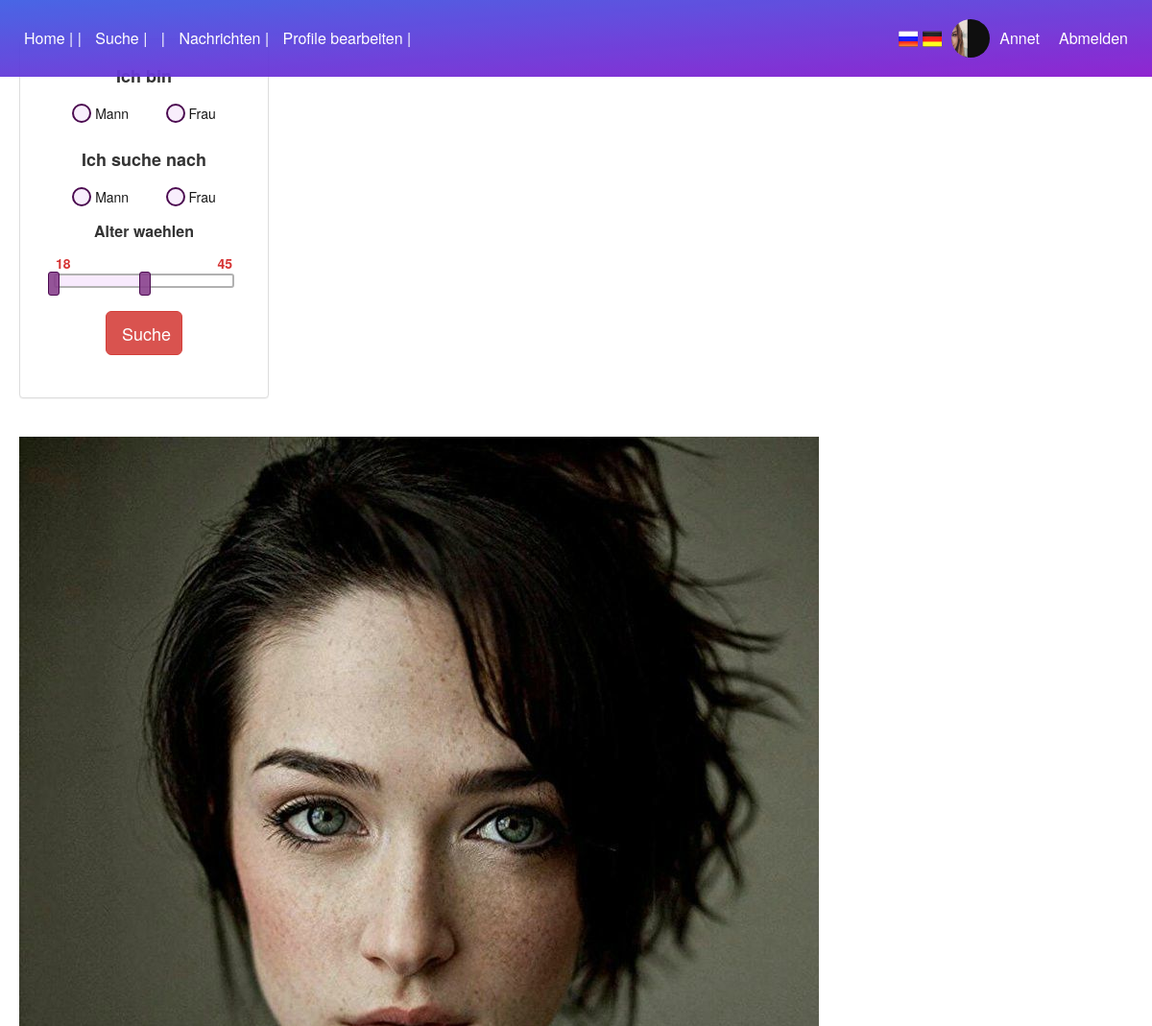
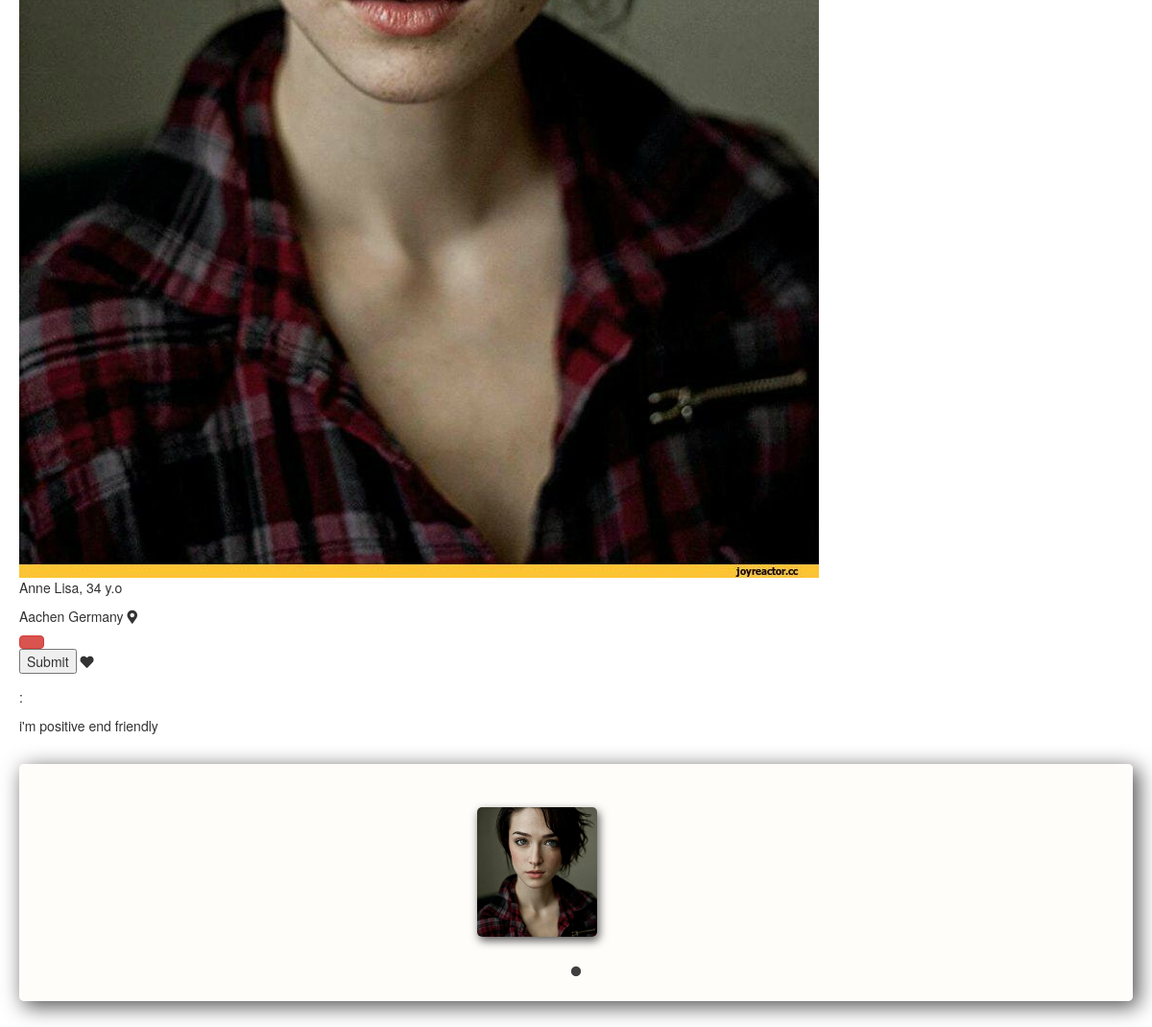
Page /personal_page.php?user_id=rfwdcvxsdfsdf (signed in) on the committed database (2 pictures, top to bottom).
### tables this page shows
CREATE TABLE `register_user` (
  `register_user_id` int(11) NOT NULL,
  `user_name` varchar(250) NOT NULL,
  `user_email` varchar(250) NOT NULL,
  `user_password` varchar(250) NOT NULL,
  `user_activation_code` varchar(250) NOT NULL,
  `user_id` varchar(255) NOT NULL,
  `user_email_status` enum('not verified','verified') NOT NULL,
  `first_name` varchar(1000) NOT NULL,
  `last_name` varchar(1000) NOT NULL,
  `country` varchar(1000) NOT NULL,
  `city` varchar(1000) NOT NULL,
  `birth_date` date DEFAULT NULL,
  `profile_foto` varchar(1000) NOT NULL,
  `details` varchar(1000) NOT NULL,
  `gender` varchar(255) NOT NULL,
  `weight` varchar(255) NOT NULL,
  `height` varchar(255) NOT NULL
);

### personal_page.php (the view, shortened to what this page needs)
<?php
$user_id=$_GET["user_id"];
$array = $_SESSION['array'];
$con = new PDO( DB_DSN, DB_USERNAME, DB_PASSWORD );
$sthandler = $con->prepare("SELECT TIMESTAMPDIFF(YEAR, `birth_date`, CURDATE()) AS age , first_name, last_name, country, city, details, height, weight, profile_foto FROM register_user WHERE user_id = '$user_id'");
$sthandler->execute();
?>
<head>
		<link rel="stylesheet" href="menu.css">
<link rel="stylesheet" href="style_personal_page.css">
<link rel="stylesheet" href="https://cdnjs.cloudflare.com/ajax/libs/jqueryui/1.12.1/jquery-ui.min.css">
<link rel="stylesheet" type="text/css" href="slick/slick.css"/>
<link rel="stylesheet" type="text/css" href="slick/slick-theme.css"/>
<link rel="stylesheet" href="https://use.fontawesome.com/releases/v5.1.1/css/all.css">
<link rel="stylesheet" href="https://maxcdn.bootstrapcdn.com/bootstrap/3.3.0/css/bootstrap.min.css">
</head>
<body>
<header class="head fixed">
    <div class="wrap rel">
        <div class="menu">
            <div class="menu_left">
                <nav class=" hero-nav pull_left _nav">
                    <ul class="list-unstyled ">
                        <a class="active" href="index.php"><?php echo $array[1];?> |</a>
                        <a class="active" href="search_form.php"><?php echo $array[19];?> |</a>
                        <a class="active" href="view_profile.php"> <?php
                        if (isset($_SESSION['user_name'])) {
                            echo '  |';}
                        ?>
                        </a>
                        <a class="active" href="message1/message.php"> <?php
                        if (isset($_SESSION['user_name'])) {
                            echo $array[13];
                            echo '  |';
                        }
                        ?>
                        </a>
                        <a class="active" href="personal_page_edit.php?user_activation_code=<?php echo $_SESSION['user_activation_code'];?>&&user_id=<?php echo $_SESSION['user_id'];?>">
                        <?php
                        if (isset($_SESSION['user_name'])) {
                            echo $array[2];
                            echo '  |';
                        }
                        ?>
                        </a>
                    </ul>
                </nav>
            </div>
            <div class="right_side_menu rel">
                <form method="post" class="active2 language_box ">
                <input class="language1  language" name="en" value=""  type="submit">
                    <input class="language2  language" name="de" value=""  type="submit">
                </form>
                   <?php
                    if (isset($_SESSION['user_name'])) {
                        echo "<a class='active2 rel' href='view_profile.php'>
                                <div class='inlne-block profile_photo_menu_box'>
                                    <img class='profile_photo_menu' src='".$_SESSION['profile_foto']."'>
                                </div>
                            </a>";
                        echo "<a class='active2' href='view_profile.php'>";
                        echo ''.$_SESSION['first_name'];
                        echo "</a>";
                    }
                    ?>
                <a class="active2" >
                    <?php
                    if (isset($_SESSION['user_name'])) {
                        echo"<a href='logout.php'>$array[3]</a>";
                    }
                    else echo "<a href='login_page.php'>$array[4]</a>";
                    ?>
                </a>
            </div>
        </div>
    </div>
</header>
<br>
<br>
<section class="section_general wrap">
    <div class="sect_left">
            <div class=" form-log ">
            <?php
                include("filter.php");
                ?>
                </div>
    </div>
    <div class="sect_right">
        <div class="section-slide" >
            <br>
        </div>
        <?php while($row = $sthandler->fetch(PDO::FETCH_ASSOC)) : ?>
        <div class="section-photo">
            <div class="myflex">
                <div class="big_box">
                    <div class="photo-box ">
                        <img src="<?php echo $row ['profile_foto']?>" class="photo-person">
                    </div>
                </div>
                <div class="info">
                    <p class="txt_name"><?php echo $row ['first_name'] ?> <?php echo $row ['last_name'] ?>, <?php echo $row ['age'] ?> y.o </p>
                    <?php if($row ['city'] != '' || $row ['country'] != ''){  ?>
                        <p class="txt_city"><?php echo $row ['city'] ?> <?php echo $row ['country'] ?> <i class="fas fa-map-marker-alt"></i> </p>
                    <?php } ?>
                    <form method="post" value="like" id="likes">
                            <a href="message1/message.php?user_id=<?php echo $user_id; ?>" class="btn btn-danger btn_send"><?php echo $array[66]; ?></a>
                            <input class="like_none"  type="submit"  id="likek" name="like">
                            <label for="likek" name="like" id="like" class="like inline-block"><i class="fas fa-heart"></i></label>
                    </form>
                    <?php if($row ['details'] != ''){  ?>
                        <div class="keframe_div">
                            <p class="txt_status"><?php echo $array[68]; ?>:</p>
                            <?php echo $row ['details'] ?>
                        </div>
                    <?php } ?>
                </div>
            </div>
            <?php endwhile;?>
            <div class="album">
                <?php
                include("fotos/view.php");
                ?>
            </div>
        </div>
    </div>
</body>

### fotos/view.php (shortened to what this page needs)
<!DOCTYPE html>
<html lang="en">
	<head>
		<link rel="stylesheet" href="fotos/view_alb.css">
		<link href="fotos/css/bootstrap.min.css" rel="stylesheet">
	</head>
<body>
	<div class="section_view" id="view">
			<div class="rowii">
			<?php
					$conn = mysqli_connect("localhost","lovoneo","ZMaLPF2-unV-ch","projekt");
					$query = "SELECT * FROM  register_user WHERE user_id = '$user_id'";
					$result = mysqli_query($conn, $query);
						while($row = mysqli_fetch_assoc($result))
						{
				?>
					<div>
						<div class="img_box rel" onclick="zoom('<?php echo $row['profile_foto']?>')" data-toggle="modal" data-target="#exampleModalCenter" style="background:  url('<?php echo $row['profile_foto']?>') no-repeat"></div>
					</div>
				<?php
				}
				?>
			</div>
	</div>
	</body>
</html>

### menu.css (style rules this page uses)
.menu { display: flex; flex-direction: row; width: 100%; justify-content: space-between; align-items: center; }
.language_box { color: #e73591; display: flex; font-size: 16px; width: 60px; margin-bottom: 0 !important; }
.active2 { color: #fff; padding-right: 10px; }
.language1 { background: url('Russia-Flag.png'); }
.language2 { background: url('Germany-Flag.png'); }
.language { border: none !important; background-size: cover; width: 24px; height: 21px; margin-left: 5px; cursor: pointer !important; }
.active { display: inline-block; padding-right: 10px; }
.right_side_menu { display: flex; flex-direction: row; justify-content: space-between; align-items: center; }
.profile_photo_menu_box { width: 40px; height: 40px; border-radius: 50%; overflow: hidden; }
.profile_photo_menu { width: 40px; height: 50px; }
.head { background: linear-gradient(to top left,#8918ce, #3d5de4); opacity: 0.94 ; width: 100%; padding: 20px 5px; font-size: 16px; top:0; z-index: 1000; min-height: 60px; }
.head a { color: #ffffff !important; }
ul { margin-bottom: 0 !important; }

### style_personal_page.css (style rules this page uses)
.inline-block { display: inline-block; }
.rel { position: relative; }
.fixed { position: fixed; }
.wrap { margin: 0 auto; }
.active { display: inline-block; padding-right: 10px; }

### fotos/view_alb.css (style rules this page uses)
.inline-block { display: inline-block; }
.rel { position: relative; }
.fixed { position: fixed; }
.wrap { max-width: 1400px; padding-left: 20px; padding-right: 20px; margin: 0 auto; }
.section_view { margin: 30px 0; padding: 15px; border-radius: 5px; background: #fffdf9cb; border-color: #181818 !important; -webkit-box-shadow: 5px 5px 21px 1px rgba(0,0,0,0.67) !important; -moz-box-shadow:5px 5px 21px 1px rgba(0,0,0,0.67) !important; box-shadow: 5px 5px 21px 1px rgba(0,0,0,0.67) !important; }
.img_box { -webkit-box-shadow: 2px 4px 10px 0px rgba(0,0,0,0.67) !important; -moz-box-shadow: 2px 4px 10px 0px rgba(0,0,0,0.67) !important; box-shadow: 2px 4px 10px 0px rgba(0,0,0,0.67) !important; width: 125px; height: 135px; overflow: hidden; border-radius: 5px; background-size: cover !important; background-position: center center !important; cursor: pointer; display: inline-block; margin: 10px; }

### rows in the picture
register_user: profile_foto (picture), first_name "Anne", last_name "Lisa", age "34", city "Aachen", country "Germany", details "i'm positive end friendly"

### other values in the picture
$array[1] "Home |"
$array[19] "Suche"
$array[13] "Nachrichten"
$array[2] "Profile bearbeiten"
$_SESSION['first_name'] "Annet"
$array[3] "Abmelden"
$array[14] "Ich bin"
$array[15] "Mann"
$array[16] "Frau"
$array[17] "Ich suche nach"
$array[18] "Alter waehlen"
